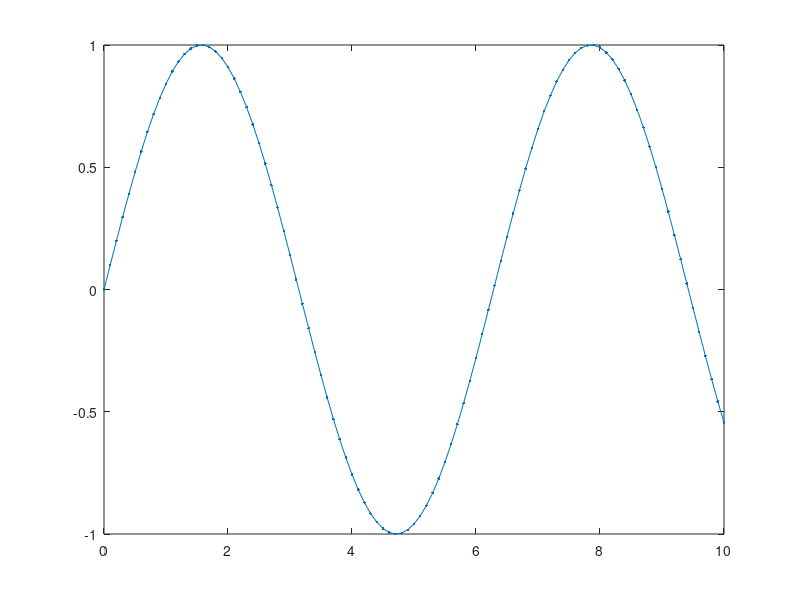

This figure's MATLAB source: (Note: this script raises an error after producing the figure.)
x = 0 : 0.1: 10;
y = sin(x);
plot(x, y, '.-')
%%
y1 = randoom(y, 0.1);
plot(x,y,'.-', x, y1, '.-.')
grid on
%%
y2 = medfilt1(y1, 3);
plot(x, y1, '.-.', x, y2, '.-')
grid on
%%
y3 = medfilt_1(y1, 3);
plot(x, y1, '.-.', x, y3, '.-')
grid on